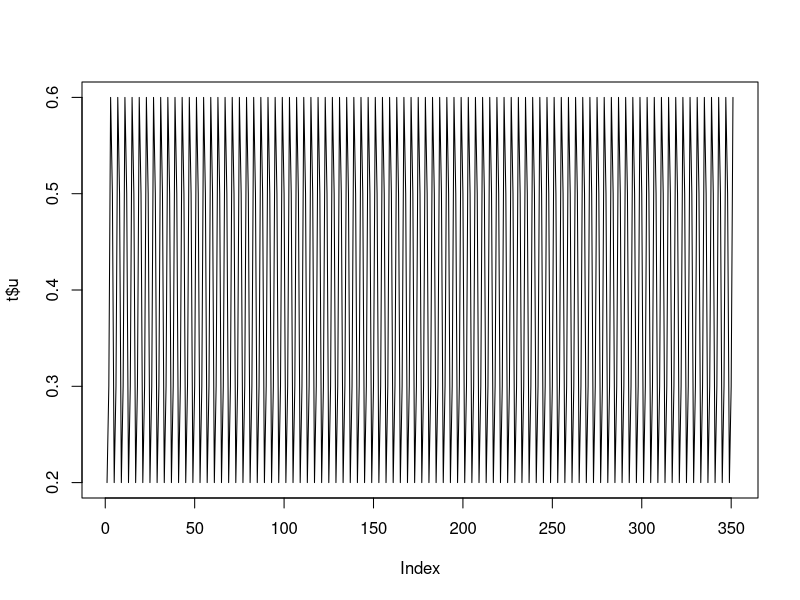
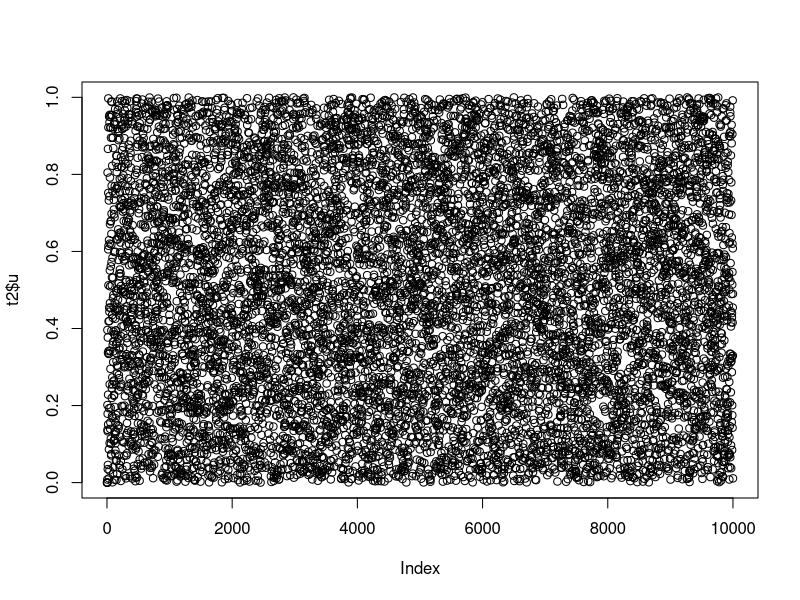
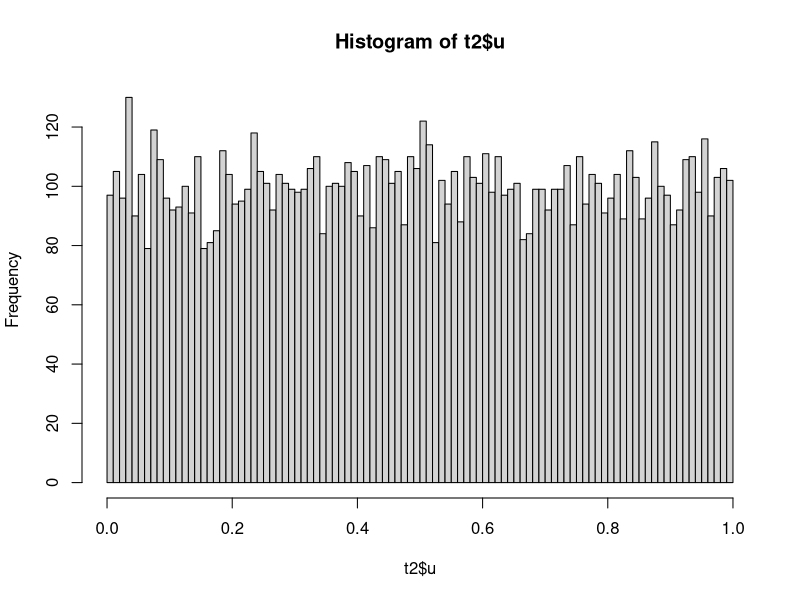
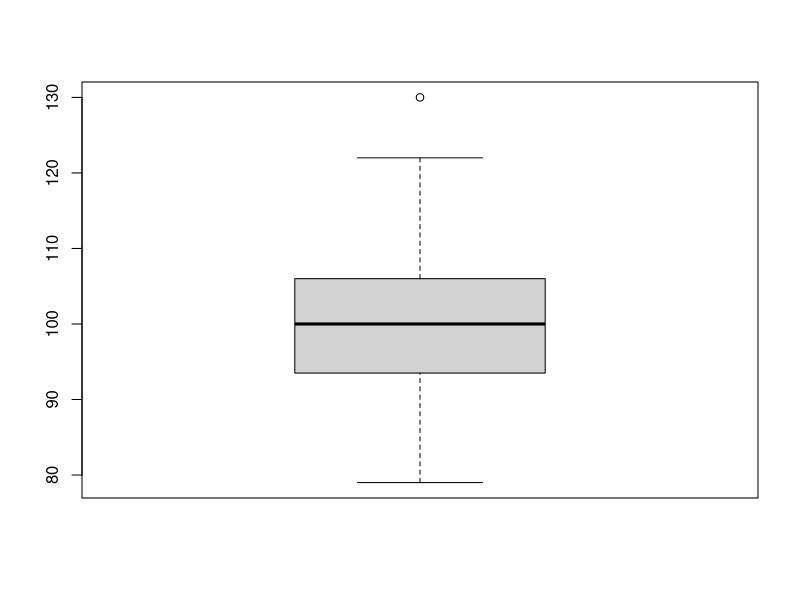
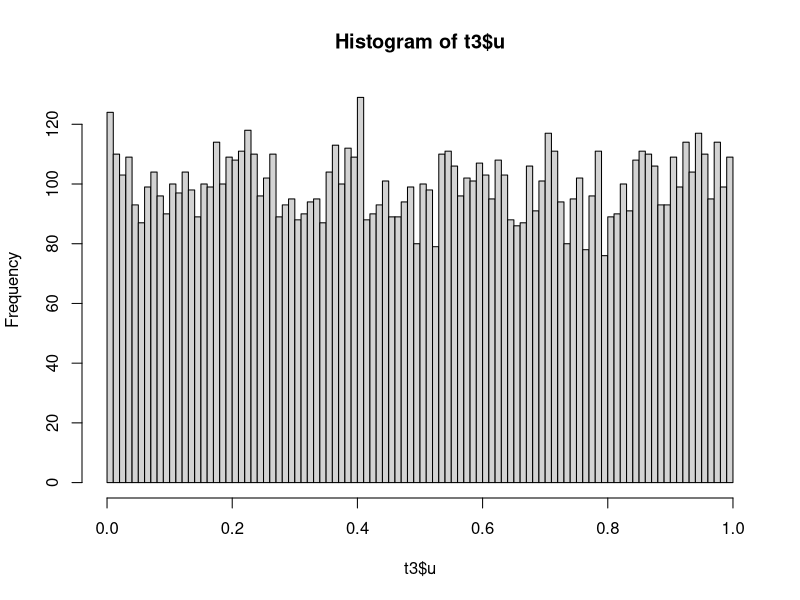
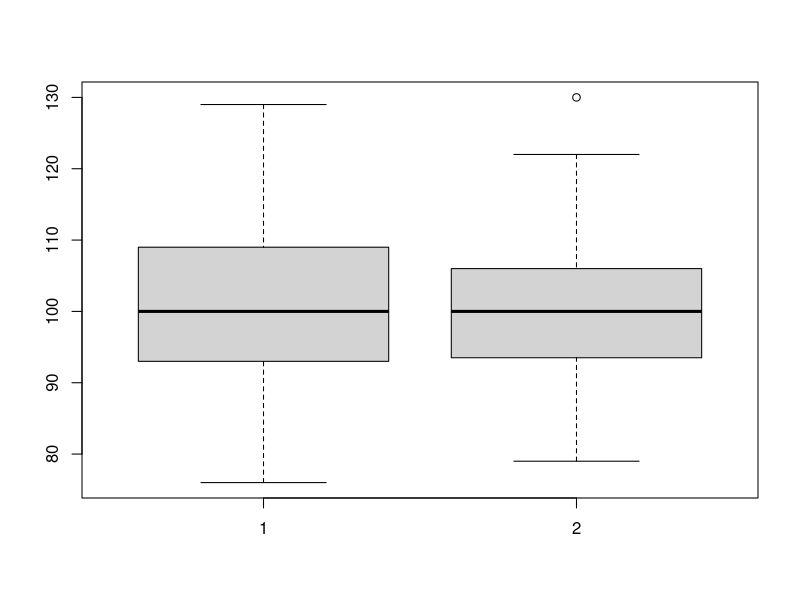
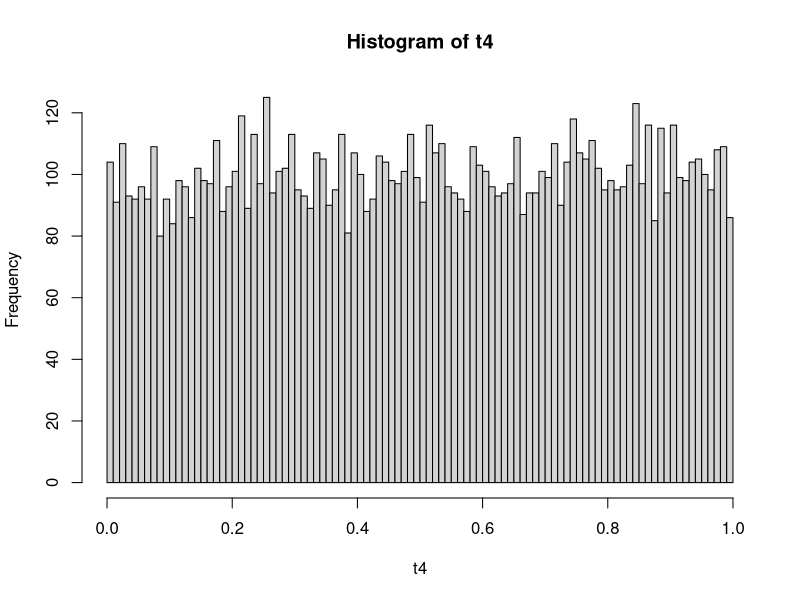
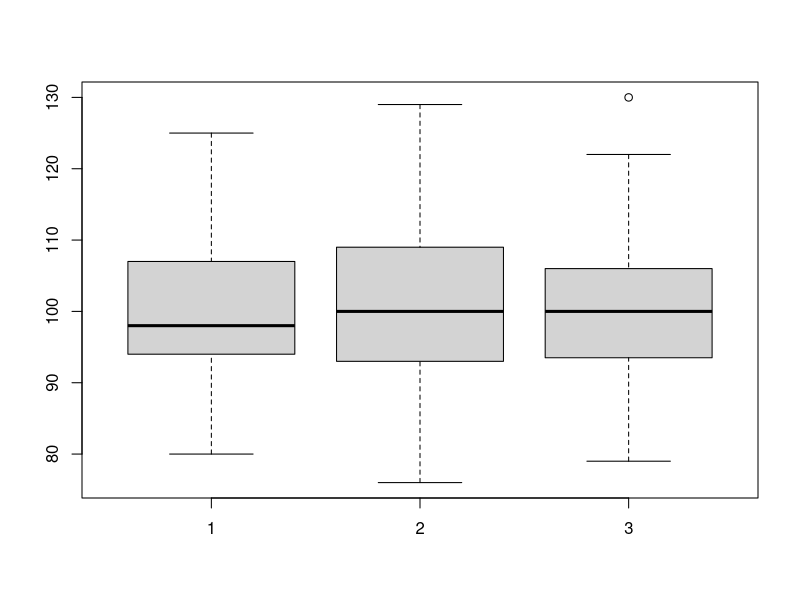

These charts were generated, in order, by the following R code:
## ---- chunk 1
knitr::opts_chunk$set(echo = TRUE)
## ---- chunk 2
m = 10
A = 103
B = 17
x.0 = 2

x.1 = (103*2 + 17)%%10

f1 <- function(x.0 = 2, A = 103, B = 17,m = 10, inter = 5){
  
  u.0 <- x.0/m
  x.vet <- c(x.0)
  u.vet <- c(u.0)
  x = x.0
  
  for(i in 1:inter){
    xn <- (A*x + B)%%10
    un <- xn/m
    
    x.vet <- c(x.vet, xn)
    u.vet <- c(u.vet, un)
    
    x = xn
    
  }
  return(list("u" = u.vet,
              "x" = x.vet))
}

t <- f1(inter = 350)

plot(t$u, type = "l")

## ---- chunk 3
f1.corrigida <- function(x.0 = 2, A = 103, B = 17,m = 10, inter = 5){
  
  u.0 <- x.0/m
  x.vet <- numeric(inter)
  u.vet <- numeric(inter)
  x = x.0
  x.vet[1] <- x.0
  u.vet[1] <- u.0
  
  for(i in 1:inter){
    xn <- (A*x + B)%%m
    un <- xn/m
    
    x.vet[i] <- xn # arrumar outro jeito
    u.vet[i] <- un # arrumar outro jeito
    
    x = xn
    
  }
  return(list("u" = u.vet,
              "x" = x.vet))
}

## ---- chunk 4
m = 2E31
A = 65539
b = 0

t2 <- f1.corrigida(x.0 = 2, A =65539, B = 0, m = 2E31, inter = 1E4)

plot(t2$u)

sum(duplicated(t2$u))

obj <- hist(t2$u, breaks = 100, freq = T)

mean(obj$counts)
boxplot(obj$counts)
## ---- chunk 5
t3 <- f1.corrigida(x.0 = 2, A =1664525, B = 1013904223, m = 2E32, inter = 1E4)

sum(duplicated(t3$u))

obj2 <- hist(t3$u, breaks = 100, freq = T)

mean(obj2$counts)
boxplot(obj2$counts, obj$counts)
## ---- chunk 6
set.seed(666)
t4 <- runif(1E4)

sum(duplicated(t4))

obj3 <- hist(t4, breaks = 100, freq = T)

mean(obj3$counts)
boxplot(obj3$counts, obj2$counts, obj$counts)
## ---- chunk 7

vetor <- runif(2E4)

par <-(1:10000)*2
impar <- (1:10000)*2 - 1

plot(vetor[impar], vetor[par], pch = ".")
abline(h = (0:10)/10, v = (0:10)/10, col = "gray20")
## ---- chunk 8
set.seed(666)
vetor <- runif(2E4)
             

par <-(1:10000)*2
impar <- (1:10000)*2 - 1

plot(vetor[impar], vetor[par], pch = ".")
abline(h = (0:10)/10, v = (0:10)/10, col = "gray20")
## ---- chunk 9
X <- vetor[impar]
Y <- vetor[par]

cutX <- cut(x =X, breaks = (0:10)/10, include.lowest = TRUE)
cutY <- cut(x = Y, breaks = (0:10)/10, include.lowest = TRUE)

tabela <- table(cutX, cutY)
tabela

plot(vetor[impar], vetor[par], pch = ".")
abline(h = (0:10)/10, v = (0:10)/10, col = "gray20")

for (i in 0:9){

  for(j in 0:9){
    i.count <- i/10
    j.count <- j/10
    text(x = 0.05 +i.count, y = 0.05 + j.count, labels = tabela[i + 1,j + 1], cex = 0.85, font = 2)
  }
}

## ---- chunk 10
boxplot(tabela)
## ---- chunk 11
eij <- 100

x2 <- sum((tabela - 100)**2/100)
x2

## ---- chunk 12
set.seed(666)

vetor2 <- runif(1E3)

empirica <- ecdf(vetor2)

plot(empirica, main = "Distribuiçao empirica do runif")
curve(punif, from = 0, to = 1, add = T, col = "blue", lwd = 2)
## ---- chunk 13

ks.test(x = vetor2, y = "punif")
## ---- chunk 14
set.seed(666)
vetor.3 <- runif(50)

empirica.2 <- ecdf(vetor.3)

plot(empirica.2, main = "Distribuiçao empirica do runif")
curve(punif, from = 0, to = 1, add = T, col = "blue", lwd = 2)

obj3 <- ks.test(x = vetor.3, y = "punif")

obj3$p.value


## ---- chunk 15

g1 <- f1.corrigida(x.0 = 2, A =65539, B = 0, m = 2E31, inter = 1E4)

g2 <- f1.corrigida(x.0 = 2, A =1664525, B = 1013904223, m = 2E32, inter = 1E4)

g3 <- runif(1E4) 



## ---- chunk 16
gen <- function(x.0 = 2, A = 103, B = 17,m = 10, inter = 5){
  
  u.0 <- x.0/m
  x.vet <- numeric(inter)
  u.vet <- numeric(inter)
  x = x.0
  x.vet[1] <- x.0
  u.vet[1] <- u.0
  
  for(i in 1:inter){
    xn <- (A*x + B)%%m
    un <- xn/m
    
    x.vet[i] <- xn # arrumar outro jeito
    u.vet[i] <- un # arrumar outro jeito
    
    x = xn
    
  }
  return(list("u" = u.vet,
              "x" = x.vet))
}
set.seed(666)

g1 <- gen(x.0 = 2, A =65539, B = 0, m = 2E31, inter = 1E4)

g2 <- gen(x.0 = 2, A =1664525, B = 1013904223, m = 2E32, inter = 1E4)

g3 <- runif(1E4)


# Gerando os dados
set.seed(666)
vetor <- runif(2E4)

plot_grid <- function(vetor){
  if (length(vetor) %% 2 != 0) stop("O vetor deve ter comprimento par.")
  
  n <- length(vetor) / 2  # número de pares X, Y
  impar <- (1:n)*2 - 1
  par   <- (1:n)*2
  
  X <- vetor[impar]
  Y <- vetor[par]
  
  cutX <- cut(x = X, breaks = (0:10)/10, include.lowest = TRUE)
  cutY <- cut(x = Y, breaks = (0:10)/10, include.lowest = TRUE)
  
  tabela <- table(cutX, cutY)
  esperado <- n / 100
  max_dist <- max(abs(tabela - esperado))
  
  #funçao para distribuir as cores
  get_cor <- function(freq, max_dist){
    if(freq == esperado){
      return("white")
    } else if(freq < esperado){
      prop <- (esperado - freq) / max_dist
      rgb <- grDevices::colorRamp(c("white", "#E69F00"))(prop)
    } else {
      prop <- (freq - esperado) / max_dist
      rgb <- grDevices::colorRamp(c("white", "#0072B2"))(prop)
    }
    grDevices::rgb(rgb[1]/255, rgb[2]/255, rgb[3]/255)
  }
  

  plot(X, Y, pch = ".", col = "white", xlab = "X", ylab = "Y", xlim = c(0,1), ylim = c(0,1))
  abline(h = (0:10)/10, v = (0:10)/10, col = "gray20")
  axis(1, at = (0:10)/10)
  axis(2, at = (0:10)/10)
  box()
  
  for (i in 0:9){
    for (j in 0:9){
      freq <- tabela[i + 1, j + 1]
      cor <- get_cor(freq, max_dist)
      
      rect(xleft = i/10, ybottom = j/10, xright = (i+1)/10, ytop = (j+1)/10,
           col = cor, border = "gray40")
      
      text(x = i/10 + 0.05, y = j/10 + 0.05, labels = freq, cex = 0.85, font = 2)
    }
  }
}

plot_grid(vetor)

## ---- chunk 17
amostra <-rnorm(30)

qqnorm(amostra); qqline(amostra, col = 2)
## ---- chunk 18

amostra2 <- runif(1000)
acf(amostra2)
## ---- chunk 19
u <- runif(12) - 0.5

fn <- ecdf(u)

plot(fn)

abline(0.5,1)



## ---- chunk 20

n <- 1E3

matriz <- matrix(runif(n*12) - 0.5, ncol = 12)

z_e <- apply(matriz,1, sum)

hist(z_e, breaks = 30, freq = F)

curve(dnorm(x, mean = 0, sd = 1), 
      col = "red", lwd = 2, add = TRUE)

mean(z_e)
var(z_e)
## ---- chunk 21
f.star <- ecdf(z_e)
plot(f.star)
curve(pnorm, from = 4, to = 4, add = T)

ks.test(z_e, "pnorm")

## ---- chunk 22

q<-qnorm(p = (1:10)/10)

intervalos <- c(-Inf,q)

cut.star <- table(cut(z_e, breaks = intervalos))

## ---- chunk 23
sum(((cut.star - 100)^2)/100)

1 - pchisq(2.58, df = 10)
## ---- chunk 24
plot(z_e, z_e)


## ---- chunk 25
z.star.2 <- replicate(n,sum(runif(12)- 0.5))

